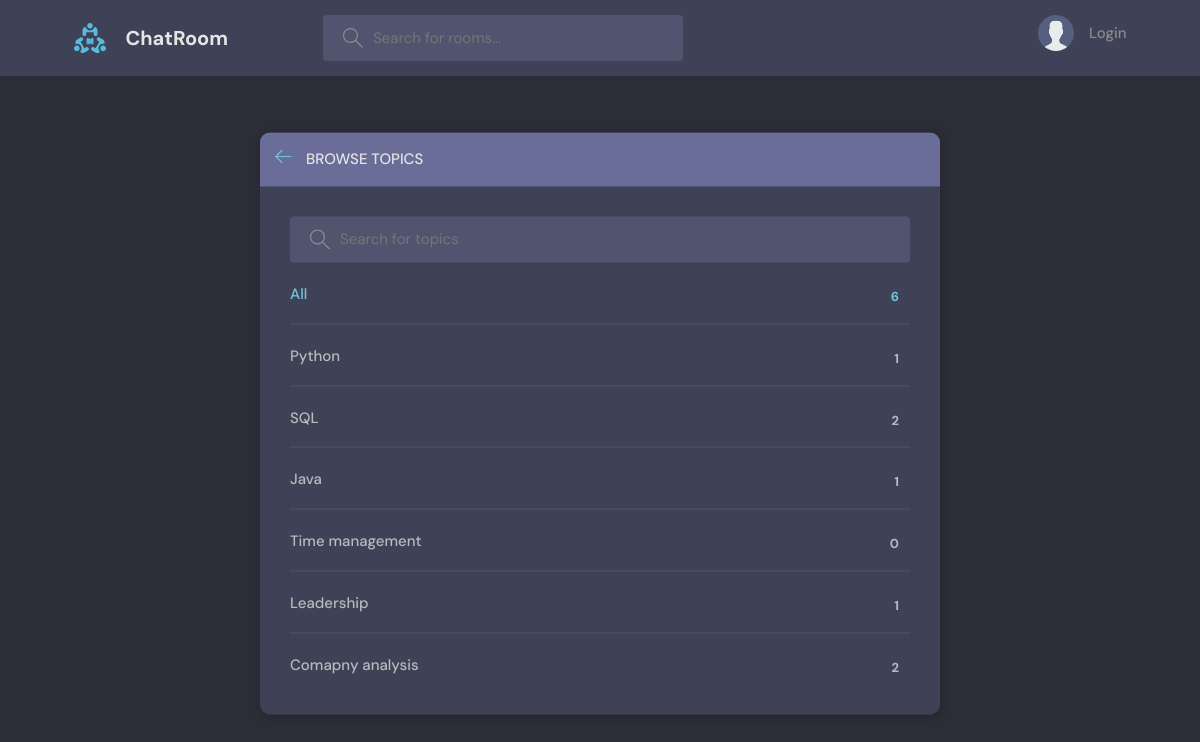
/topics/, run on an earlier commit of the app's database.
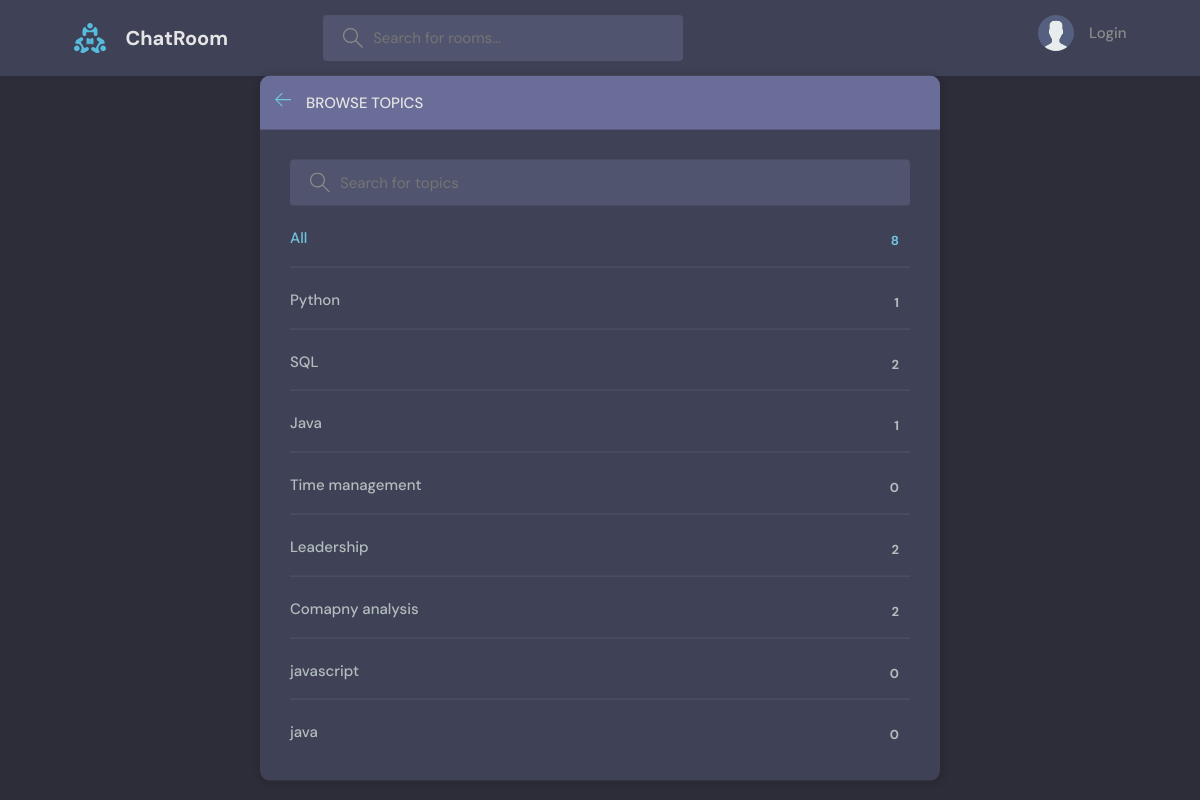
And on a later commit of the database.
### polls/models.py (models this page shows, shortened)
class Topic(models.Model):
    name = models.CharField(max_length=200)

### polls/views.py (the view)
# urls.py: path("topics/",view=views.topicPage, name="topics"),
def topicPage(request):
    q = request.GET.get('q') if request.GET.get('q')!= None else ''
    topics = Topic.objects.filter(name__icontains=q)
    context = {'topics':topics}
    return render(request,'polls/topics.html',context)

### polls/templates/polls/topics.html (shortened to what this page needs)
{% extends 'main.html' %}
{% block content %}
<main class="create-room layout">
  <div class="container">
    <div class="layout__box">
      <div class="layout__boxHeader">
        <div class="layout__boxTitle">
          <a href="{% url 'home' %}">
            <svg version="1.1" xmlns="http://www.w3.org/2000/svg" width="32" height="32" viewBox="0 0 32 32">
              <title>arrow-left</title>
              <path
                d="M13.723 2.286l-13.723 13.714 13.719 13.714 1.616-1.611-10.96-10.96h27.625v-2.286h-27.625l10.965-10.965-1.616-1.607z">
              </path>
            </svg>
          </a>
          <h3>Browse Topics</h3>
        </div>
      </div>
      <div class="topics-page layout__body">
        <form class="header__search" action="" method="GET">
          <label>
            <input name="q" placeholder="Search for topics" />
          </label>
        </form>
        <ul class="topics__list">
          <li>
            <a href="{% url 'topics' %}" class="active">All <span>{{topics.count}}</span></a>
          </li>
          {% for topic in topics %}
          <li>
            <a href="{% url 'home' %}?q={{topic.name}}">{{ topic.name }} <span>{{topic.room_set.all.count}}</span></a>
          </li>
          {% endfor %}
        </ul>
      </div>
    </div>
  </div>
</main>
{% endblock %}

What changed in the data, as far as the page shows it:
computed for Topic "Leadership": room_set.all.count "1" → "2"
added Topic: name "javascript", room_set.all.count "0"
added Topic: name "java", room_set.all.count "0"
Also different on the page:
{{ topics.count }}: "6" → "8"
